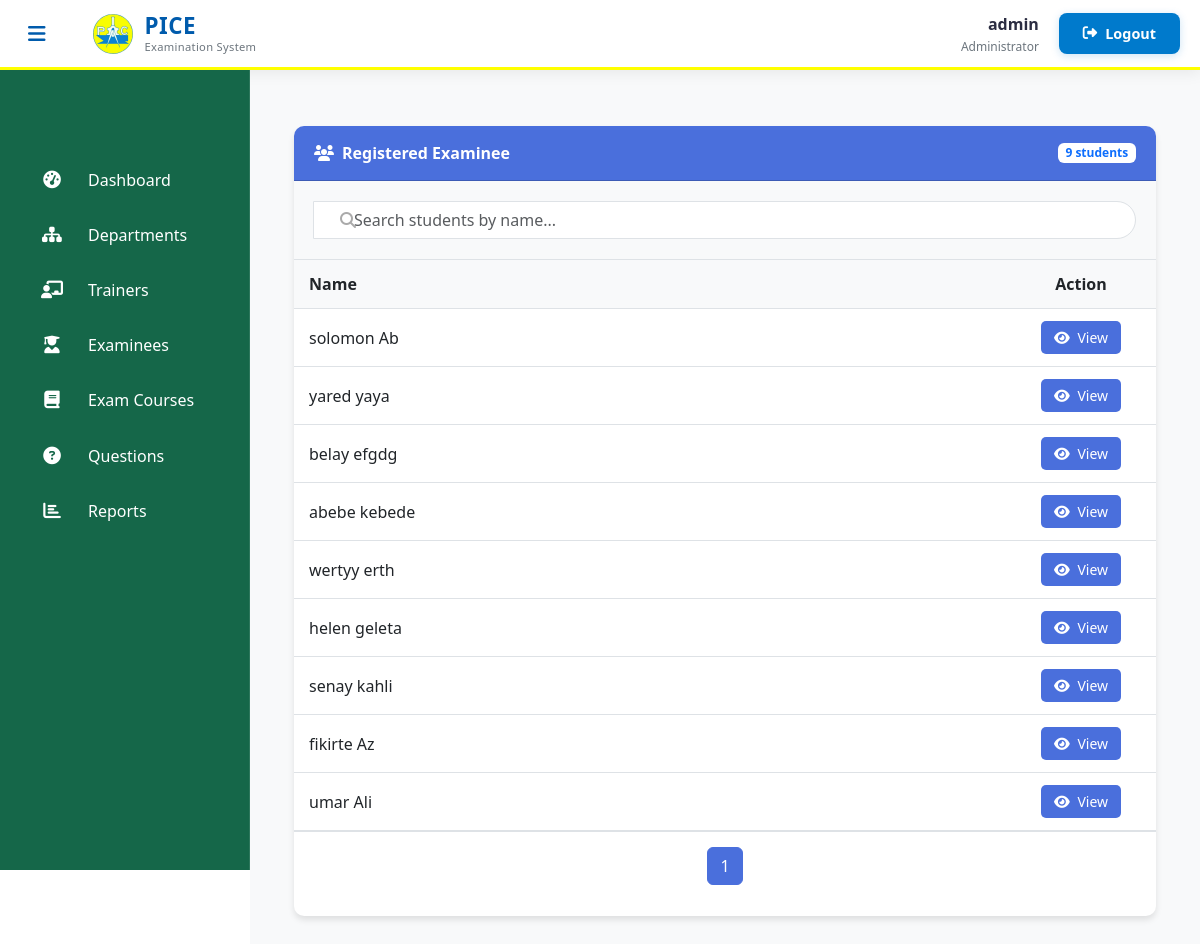
Page /admin-view-student-marks (signed in) on the earlier database version.
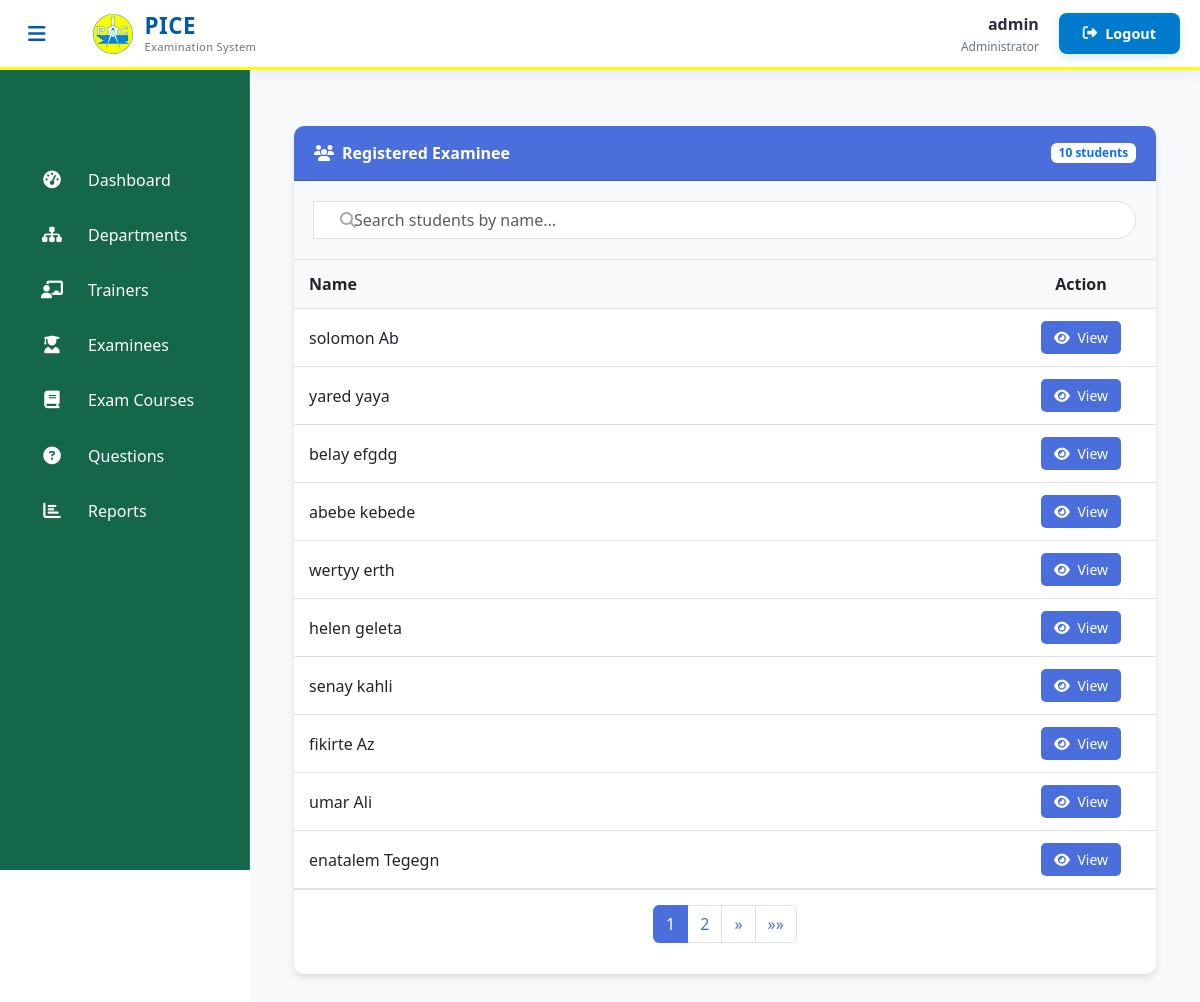
Same page on the later database version.
### student/models.py (models this page shows, shortened)
class Student(models.Model):
    user=models.OneToOneField(User,on_delete=models.CASCADE)
    address = models.CharField(max_length=40)
    mobile = models.CharField(max_length=20,null=False)
    organization = models.CharField(max_length=200, null=False)
    course = models.ForeignKey(
        'exam.Course',
        on_delete=models.SET_NULL,
        null=True
    )
    department = models.ForeignKey(
        'exam.Department',  # Reference to your Department model
        on_delete=models.SET_NULL,
        null=True,
        blank=True,
        related_name='students'
    )
    @property
    def get_name(self):
        return self.user.first_name+" "+self.user.last_name

### exam/views.py (the view)
# urls.py: path('admin-view-student-marks', views.admin_view_student_marks_view,name='admin-view-student-marks'),
@login_required(login_url='adminlogin')
def admin_view_student_marks_view(request):
    students = SMODEL.Student.objects.all().order_by('user')
    paginator = Paginator(students, 10)
    page_number = request.GET.get('page')
    students_page = paginator.get_page(page_number)
    context = {
        'students': students_page,
    }
    return render(request, 'exam/admin_view_student_marks.html', context)

### templates/exam/admin_view_student_marks.html (shortened to what this page needs)
{% extends 'exam/adminbase.html' %}
{% block content %}
{%load static%}
<head>
  <link href="https://cdn.jsdelivr.net/npm/bootstrap@5.3.0/dist/css/bootstrap.min.css" rel="stylesheet">
  <link rel="stylesheet" href="https://cdnjs.cloudflare.com/ajax/libs/font-awesome/6.4.0/css/all.min.css">
</head>
<div class="container py-4">
  <div class="card">
    <div class="card-header d-flex justify-content-between align-items-center">
      <span><i class="fas fa-users me-2"></i>Registered Examinee</span>
      <span class="badge bg-white text-primary"><span id="student-count">{{ students|length }}</span> students</span>
    </div>
    <div class="search-container">
      <div class="input-group">
        <span class="search-icon">
        </span>
        <input type="text" id="search-input" class="form-control search-input" placeholder="Search students by name...">
      </div>
    </div>
    <div class="card-body p-0">
      {% if students %}
      <div class="table-responsive">
        <table class="table table-hover" id="students-table">
          <thead>
            <tr>
              <th>Name</th>
              <th class="text-center">Action</th>
            </tr>
          </thead>
          <tbody>
            {% for student in students %}
            <tr class="student-row">
              <td class="student-name">{{ student.get_name }}</td>
              <td class="text-center action-cell">
                <a class="btn btn-view" href="{% url 'admin-view-marks' student.id %}" title="View Marks">
                  <i class="fas fa-eye me-1"></i> View
                </a>
              </td>
            </tr>
            {% endfor %}
          </tbody>
        </table>
      </div>
      <div class="pagination-container">
        <nav aria-label="Page navigation">
          <ul class="pagination">
            {% for num in students.paginator.page_range %}
              {% if students.number == num %}
                <li class="page-item active">
                  <a class="page-link" href="?page={{ num }}">{{ num }}</a>
                </li>
              {% elif num > students.number|add:'-3' and num < students.number|add:'3' %}
                <li class="page-item">
                  <a class="page-link" href="?page={{ num }}">{{ num }}</a>
                </li>
              {% endif %}
            {% endfor %}
            {% if students.has_next %}
              <li class="page-item">
                <a class="page-link" href="?page={{ students.next_page_number }}" aria-label="Next">
                  <span aria-hidden="true">&raquo;</span>
                </a>
              </li>
              <li class="page-item">
                <a class="page-link" href="?page={{ students.paginator.num_pages }}" aria-label="Last">
                  <span aria-hidden="true">&raquo;&raquo;</span>
                </a>
              </li>
            {% endif %}
          </ul>
        </nav>
      </div>
      {% else %}
      <p>No students found.</p>
      {% endif %}
    </div>
  </div>
</div>
{% endblock content %}

Differences in the rows shown:
added Student: get_name "enatalem Tegegn"
Other differences:
{{ students|length }}: "9" → "10"
new list line: "2"
